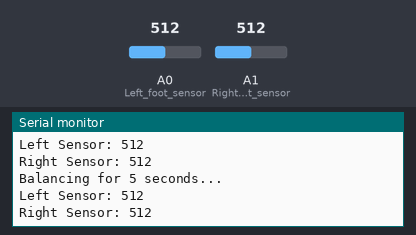
Simulated run of this sketch. Board: Arduino Uno, built with avr-gcc and run on an emulated ATmega328P. Shown: the last lines printed to the serial monitor. The inputs (shaded band) are chosen by the test bench; at power-on: A1 (Right_foot_sensor) = 512, A0 (Left_foot_sensor) = 512.

Above: at 5.8 s.
5.9 s: A1 (Right_foot_sensor) set to 879
At 6.78 s:
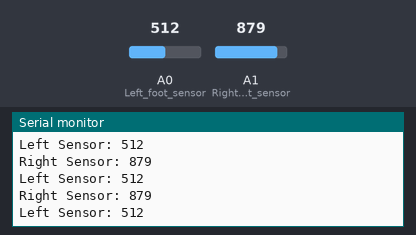
7.4 s: A1 (Right_foot_sensor) set to 906
At 7.49 s:
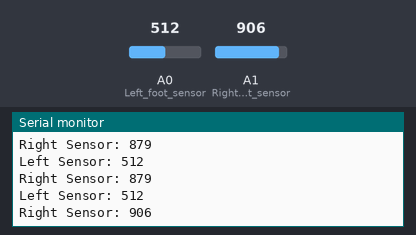
Timing chart, 0 to 9.9 s (numbered marks = the images above; inputs shaded):
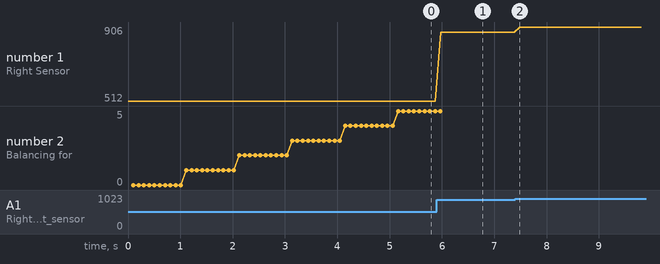

Measured:
- the behaviour switches between 889 and 890 on A1 (Right_foot_sensor) (found by bisection; images 1 and 2)
- after the input at 5.9 s, the serial monitor: prints a new line after 0.08 s (image 1)
- after the input at 7.4 s, the serial monitor: prints a new line after 0.09 s (image 2)
- plotted number 1: 512 → 879 after the input at 5.9 s, 879 → 906 after the input at 7.4 s

The sketch:

Balance_Test.ino
```cpp
int sensorLeft = 0;
int sensorRight = 0;
const int balanceThreshold = 10; // Acceptable threshold for balance
const int sensorErrorMargin = 5; // Error margin for sensor inaccuracy
const unsigned long balanceTimeLimit = 10000; // 10 seconds in milliseconds
unsigned long balanceStartTime = 0;
bool isBalancing = false;
bool testComplete = false;

void setup()
{
  pinMode(A0, INPUT); // Left foot sensor
  pinMode(A1, INPUT); // Right foot sensor
  Serial.begin(115200);
  Serial.println("Balance Test Starting...");
}

void loop()
{
  // Read sensors
  sensorLeft = analogRead(A0);
  sensorRight = analogRead(A1);
  Serial.print("Left Sensor: ");
  Serial.println(sensorLeft);
  Serial.print("Right Sensor: ");
  Serial.println(sensorRight);
  delay(100); // Delay for readability

  // Check if the sensors are within the balance threshold, considering the error margin
  int adjustedLeft = sensorLeft + sensorErrorMargin;
  int adjustedRight = sensorRight + sensorErrorMargin;

  // Check if the difference between adjusted sensor values is within the balance threshold
  if (abs(adjustedLeft - adjustedRight) <= balanceThreshold && !testComplete) {
    if (!isBalancing) {
      // Start balance timer
      isBalancing = true;
      balanceStartTime = millis();
      Serial.println("Balancing...");
    }

    // Check if 10 seconds of stability have passed
    if (millis() - balanceStartTime >= balanceTimeLimit) {
      Serial.println("Balance Test Passed: Maintained balance for 10 seconds!");
      testComplete = true; // End the test
    }
  } else {
    if (isBalancing) {
      // Reset balance timer if balance is lost
      isBalancing = false;
      Serial.println("Unstable! Balance test reset.");
    }
  }

  // Display progress if still balancing but not complete
  if (isBalancing && !testComplete) {
    Serial.print("Balancing for ");
    Serial.print((millis() - balanceStartTime) / 1000);
    Serial.println(" seconds...");
  }

  // Optional: Stop further readings once test is complete
  if (testComplete) {
    while (true) {
      // Infinite loop to stop the program
    }
  }

  Serial.println(); // Blank line for readability
}
```
